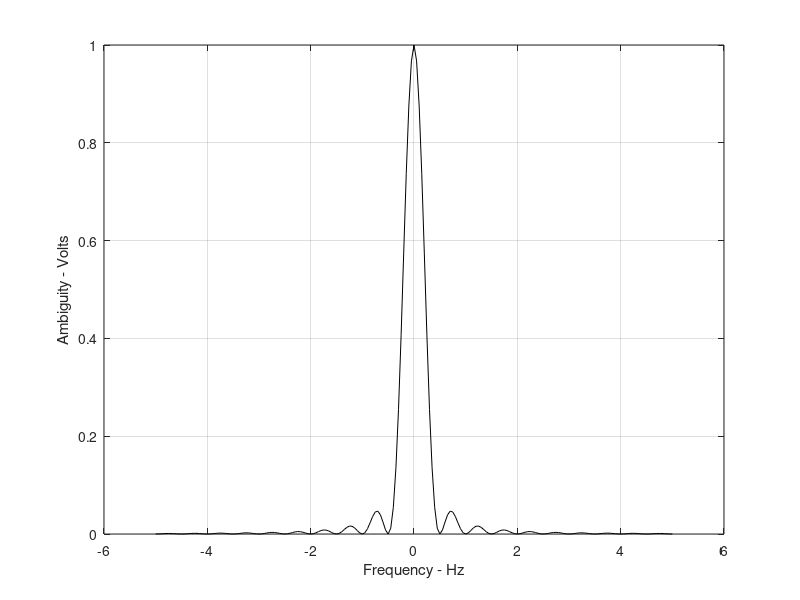
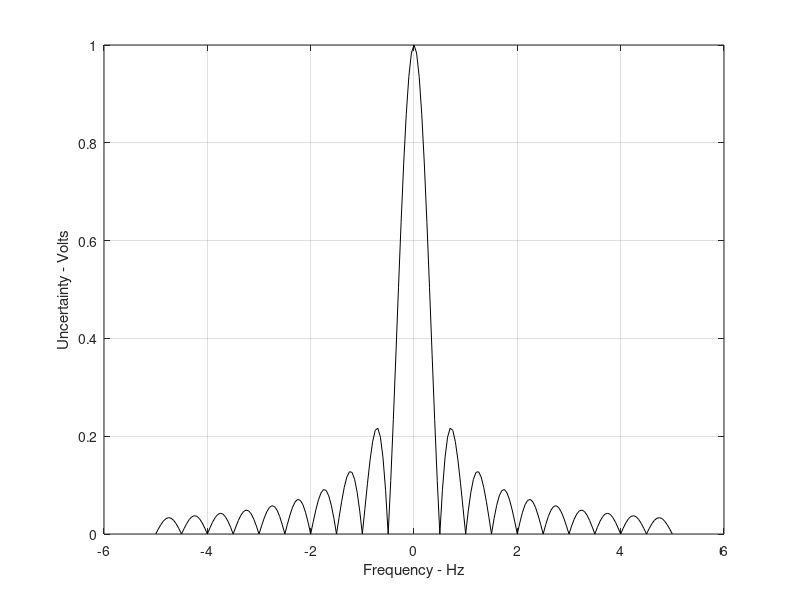

Source code (MATLAB) for these figures, in order:
% Use this program to reproduce Fig 4.4 of text
close all
clear all
eps = 0.0001;
taup = 2.;
fd = -10./taup:.05:10./taup;
uncer = abs( sinc(taup .* fd));
ambg = uncer.^2;
plot(fd, ambg,'k')
xlabel ('Frequency - Hz')
ylabel ('Ambiguity - Volts')
grid
figure(2)
plot (fd, uncer,'k');
xlabel ('Frequency - Hz')
ylabel ('Uncertainty - Volts')
grid



      
